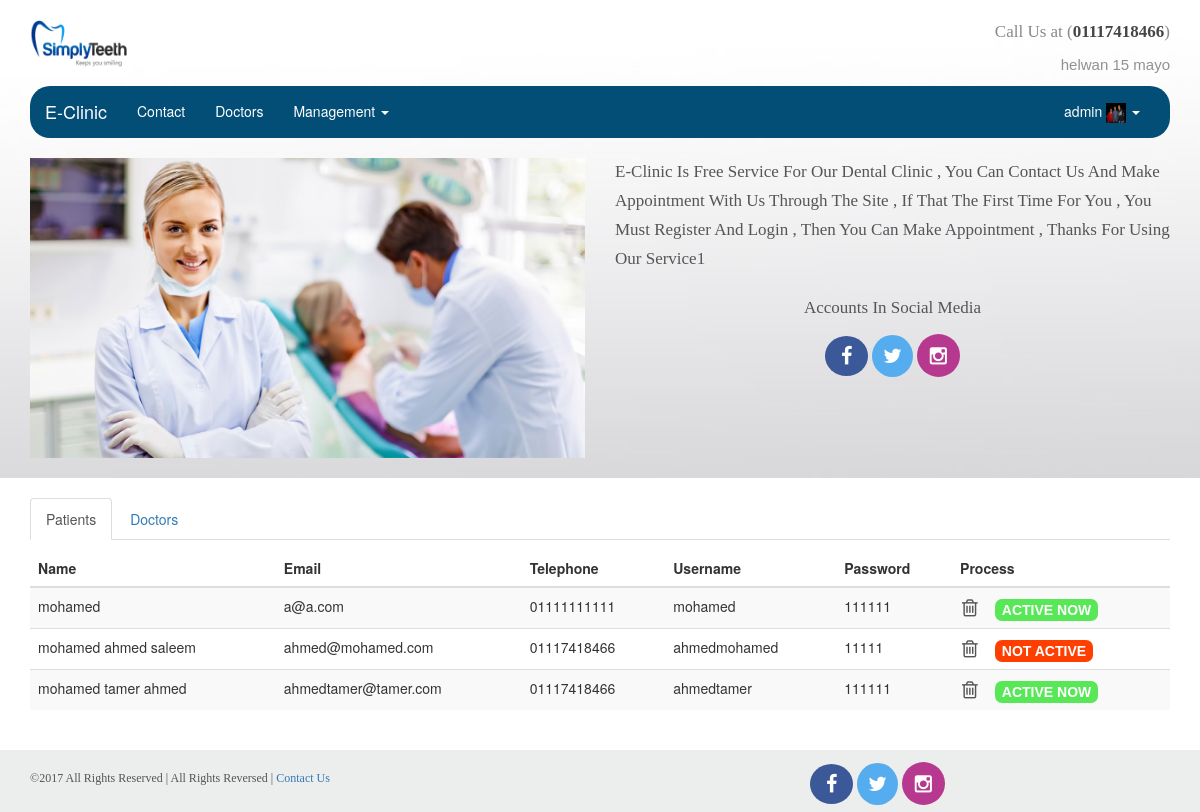
/index.php?page=manageUser (signed in), run on the app's committed database.
### tables this page shows
CREATE TABLE `aboutsite` (
  `id` int(11) NOT NULL,
  `title` varchar(50) NOT NULL,
  `aboutUs` text NOT NULL,
  `email` text NOT NULL,
  `facebook` text NOT NULL,
  `twitter` text NOT NULL,
  `instagram` text NOT NULL,
  `logo` text NOT NULL,
  `telephone` varchar(15) NOT NULL,
  `address` text NOT NULL,
  `copyright` text NOT NULL
);

CREATE TABLE `slider` (
  `id` int(11) NOT NULL,
  `slider` text NOT NULL,
  `state` int(11) NOT NULL
);

CREATE TABLE `users` (
  `id` int(11) NOT NULL,
  `fullname` varchar(50) NOT NULL,
  `email` text NOT NULL,
  `gender` varchar(10) NOT NULL,
  `telephone` varchar(50) NOT NULL,
  `photo` text NOT NULL,
  `username` varchar(50) NOT NULL,
  `password` varchar(50) NOT NULL,
  `state` int(11) NOT NULL,
  `type` int(11) NOT NULL
);

### index.php (called while the page is built)
<?php
include 'header.php';
include 'slider.php';
include 'content.php';
include 'copyright.php';
include 'footer.php';

### database.php (called while the page is built, shortened)
<?php
class Database
{
     private $con;
      public function __construct()
      {
          $this->con = $this->Connect();
      }
      public function Connect()
      {
       $localhost="localhost";
       $root="root";
       $password="";
       $db_name = "clinicmvc";
       $conn = mysqli_connect($localhost,$root,$password,$db_name);
     if($conn)
     {
        mysqli_query($conn,"SET character_set_results=utf8");
        mysqli_query($conn,"set names 'utf8'");
        return $conn;
     }
     else
     {
         echo"error To Connect With Database";
     }
     }
    public function get_all_assoc($result){
        $array=array();
        while($row= mysqli_fetch_assoc($result)){
            $array[]=$row;
        }
        return $array;
    }
       public function Select($table, $Date = "", $where = "")
       {
       $q="";
       $w="";
       if($where!=""){
           foreach ($where as $key=>$value){
           $w.="$key='$value'";}
           $w= "where ".rtrim($w,",");
       }
       if($Date!=""){
       foreach ($Date as $key){
           $q.="$key,";
       }
       $q=  rtrim($q,",");
       }
       else
       {
           $q="*";
       }
       $Query="SElECT $q FROM $table $w ORDER BY id DESC";
       $sql=  mysqli_query($this->con,$Query);
       if($sql){
          return $this->get_all_assoc($sql);
       }
       else{
          return FALSE;
       }
   }
}

### manageUser.php (the view, shortened to what this page needs)
<section class="options">
        <ul class="nav nav-tabs" role="tablist">
          <li role="presentation" class="active"><a href="#patient" aria-controls="home" role="tab" data-toggle="tab">Patients</a></li>
           <li role="presentation"><a href="#doctor" aria-controls="home" role="tab" data-toggle="tab">Doctors</a></li>
        </ul>
        <div class="tab-content">
            <div role="tabpanel" class="tab-pane fade in active" id="patient" style="margin-top: 10px;">
                <table class="table table-striped appoint">
                    <thead>
                      <tr>
                        <th>Name</th>
                        <th>Email</th>
                        <th>Telephone</th>
                        <th>Username</th>
                        <th>Password</th>
                        <th>Process</th>
                      </tr>
                    </thead>
                    <tbody>
                      <?php
                      require_once 'database.php';
                      $DB = new Database();
                      $where = array("type"=>3);
                      $users =$DB->Select('users','',$where);
                      for($i=0;$i<count($users);$i++)
                      {
                          echo "<tr>
                               <td>{$users[$i]['fullname']}</td>
                               <td>{$users[$i]['email']}</td>
                               <td>{$users[$i]['telephone']}</td>
                               <td>{$users[$i]['username']}</td>
                               <td>{$users[$i]['password']}</td>
                               ";
                               echo "<td><a href='?page=adminController&actionUser=delete&id={$users[$i]['id']}' style='margin-right:10px'><i class='fa fa-trash-o turn-off'></i></a>";
                               if($users[$i]['state'] == 1)
                               {
                                   echo "<a href='?page=adminController&actionUser=active&id={$users[$i]['id']}&state={$users[$i]['state']}' class='state' style='background:#57e757'>Active Now</a>";
                               }
                               else
                               {
                                   echo "<a href='?page=adminController&actionUser=active&id={$users[$i]['id']}&state={$users[$i]['state']}' class='state' style='background:#ff3f00'>Not Active</a>";
                               }
                               echo "
                               </td>
                               </tr>
                               ";
                      }
                      ?>
                    </tbody>
                </table>
            </div>
                      <?php
                      require_once 'database.php';
                      ?>
      </div>
</section>

### slider.php (shortened to what this page needs)
<?php
require_once 'database.php';
$DB = new Database();
$about = $DB->Select('aboutSite');
?>
<section class="slider">
    <div class="container">
        <div class="intro">
            <div class="row">
                <div class="col-md-6">
                    <a href="index.php"><img src="<?php echo $about[0]['logo'];?>" width="100" height="50"></a>
                </div>
                <div class="col-md-6" style="text-align: right;">
                    <span>Call Us at (<h3><?php echo $about[0]['telephone'];?></h3>)</span>
                    <p><?php echo $about[0]['address'];?></p>
                </div>
            </div>
        </div>
        <nav class="navbar navbar-default">
            <div class="container-fluid">
              <div class="navbar-header">
                <a class="navbar-brand" href="index.php"><?php echo $about[0]['title'];?></a>
              </div>
              <div class="collapse navbar-collapse" id="bs-example-navbar-collapse-1">
                <ul class="nav navbar-nav">
                  <li <?php if (@($_GET['page']) == 'contact') echo "class='active'";?>><a href="?page=contact">Contact</a></li>
                  <li <?php if (@($_GET['page']) == 'cast') echo "class='active'";?>><a href="?page=cast">Doctors</a></li>
                  <?php
                  if(isset($_SESSION['username']))
                  {
                  ?>
                  <li class="dropdown">
                    <a href="#" class="dropdown-toggle" data-toggle="dropdown" role="button" aria-haspopup="true" aria-expanded="false">Management <span class="caret"></span></a>
                        <?php
                        $DB = new Database();
                        ?>
                    </li>
                    <?php
                    }
                    ?>
                </ul>
                <ul class="nav navbar-nav navbar-right">
                    <?php
                    if(!isset($_SESSION['username']))
                    {
                     ?>
                    <li <?php if (@($_GET['page']) == 'Register') echo "class='active'";?>><a href="?page=register">Register</a></li>
                    <li><a href="login.php">Login</a></li>
                    <?php
                    }
                    else
                    {
                    ?>
                    <li class="dropdown">
                        <a href="#" class="dropdown-toggle" data-toggle="dropdown" role="button" aria-haspopup="true" aria-expanded="false"><?php echo $_SESSION['username'];?>
                            <img src="<?php echo $_SESSION['photo'];?>" height="20px" width="20px;">
                        <span class="caret"></span></a>
                    </li>
                    <?php
                    }
                    ?>
                </ul>
              </div>
            </div>
        </nav>
        <div class="moves">
            <div class="row">
                <div class="col-md-6">
                    <div id="carousel-example-generic" class="carousel slide" data-ride="carousel">
                        <div class="carousel-inner" role="listbox">
                          <?php
                        $where = array("state"=>1);
                        $slider = $DB->Select('slider','',$where);
                        for($i=0;$i<count($slider);$i++)
                        {
                            $photo = str_replace('../','',$slider[$i]['slider']);
                            if($i == 0)
                            {
                                echo
                                          "<div class='item active'>
                                              <img src='$photo' style='width:100%;height:300px'class='img-responsive'>
                                              <div class='carousel-caption'>
                                              </div>
                                          </div>";
                            }
                        }
                        ?>
                        </div>
                    </div>
                </div>
                <div class="col-md-6">
                    <p class="lead">
                        <?php echo $about[0]['aboutUs'];?>
                    </p>
                    <div class="icons">
                        <p class="lead">Accounts in Social Media </p>
                        <div class="socialmedia">
                        <a target="_blank" href="<?php echo "{$about[0]['facebook']}";?>" class="hvr-bob"><i class="fa fa-facebook fa-lg"></i></a>
                        <a target="_blank" href="<?php echo "{$about[0]['twitter']}";?>" class="hvr-bob"><i class="fa fa-twitter fa-lg"></i></a>
                        <a target="_blank" href="<?php echo "{$about[0]['instagram']}";?>" class="hvr-bob"><i class="fa fa-instagram fa-lg"></i></i></a>
                        </div>
                    </div>
                </div>
            </div>
        </div>
    </div>
</section>

### copyright.php
<?php
require_once 'database.php';
$DB = new Database();
$webinfo = $DB->Select('aboutsite');
?>
<section class="copyright">
    <div class="container">
        <div class="row">
            <div class="col-md-8">
                <p>
                    &copy;<?php echo $webinfo[0]['copyright'];?> | All Rights Reversed |
                    <a href="?page=contact">Contact Us</a>
                </p>
            </div>
            <div class="col-md-4">
                <div class="socialmedia">
                    <a target="_blank" href="<?php echo "{$webinfo[0]['facebook']}";?>" class="hvr-bob"><i class="fa fa-facebook fa-lg"></i></a>
                    <a target="_blank" href="<?php echo "{$webinfo[0]['twitter']}";?>" class="hvr-bob"><i class="fa fa-twitter fa-lg"></i></a>
                    <a target="_blank" href="<?php echo "{$about[0]['instagram']}";?>" class="hvr-bob"><i class="fa fa-instagram fa-lg"></i></i></a>
                </div>
            </div>
        </div>
    </div>
</section>

### css/style.css (style rules this page uses)
.slider { background-image: url(../images/slider.jpg); background-size: cover; height: auto; padding-top: 20px; padding-bottom: 20px; overflow: hidden; }
.slider .intro a { text-decoration: none; width:110px; height: auto; display: block; }
.slider .intro p { color: #919092; font-family: Arial; font-size: 15px; margin-top: 10px; }
.slider .intro span { display: inline; font-size: 17px; font-family: Tahoma; color: #8a898a; padding-bottom: 20px; }
.slider .intro span h3 { display: inline; color: #464547; font-weight: bold; font-size: 17px; }
.slider .navbar-default { border: none; background-color:#024e76; border-radius: 20px; }
.slider .navbar-default .navbar-nav>li>a { color: #ffffff; }
.slider .navbar-default .navbar-brand { color: #fff; }
.slider .carousel-inner>.item>a>img, .carousel-inner>.item>img, .img-responsive, .thumbnail a>img, .thumbnail>img { width: 100%; height: 250px; }
.slider .moves p { line-height: 1.7; color: #555; font-family: Tahoma; font-size: 17px; text-transform: capitalize; }
.slider .moves .icons { text-align: center; }
.copyright { background-color: #eceded; padding: 20px 0; height: auto; }
.copyright p { font-family: Tahoma; text-transform: capitalize; font-size: 12px; color: #555; margin: 0; }
.copyright p a { text-decoration: none; color:#337ab7; }
.turn-off { color: #555; font-size: 20px; padding: 2px; }
.socialmedia { margin-bottom: 0; }
.socialmedia a { text-decoration: none; }
.socialmedia i { color: #ffffff; font-size: 20px; cursor: pointer; outline: none; display: inline; border-radius: 50%; }
.socialmedia :nth-of-type(1) i { padding: 10px 16px;; background-color: #3b5998; }
.socialmedia :nth-of-type(2) i { padding: 11px; background-color: #55acee; }
.socialmedia :nth-of-type(3) i { padding: 12px 13px 11px 13px; background-color: #b7398f; }
.options { width: 100%; }
body { overflow-x: hidden; }
.state { border-radius: 7px; padding: 3px 7px; border: none; outline: 0; color: #fff; font-weight: bold; font-size: 14px; font-family: Arial; text-transform: uppercase; text-align: center; margin-left: 5px; text-decoration: none; }

### data on the page
aboutsite: logo (picture), telephone "01117418466", address "helwan 15 mayo", title "E-Clinic", aboutUs "E-Clinic Is Free Service For Our Dental Clinic , You Can Contact Us And Make Appointment With Us Through The Site , If That The First Time For You , You Must Register And Login , Then You Can Make Appointment , Thanks For Using Our Service1", copyright "2017 All Rights Reserved"
slider: slider (picture)
users: fullname "mohamed", email "a@a.com", telephone "01111111111", username "mohamed", password "111111"
users: fullname "mohamed ahmed saleem", email "ahmed@mohamed.com", telephone "01117418466", username "ahmedmohamed", password "11111"
users: fullname "mohamed tamer ahmed", email "ahmedtamer@tamer.com", telephone "01117418466", username "ahmedtamer", password "111111"

### other printed values
$_SESSION['username'] "admin"
